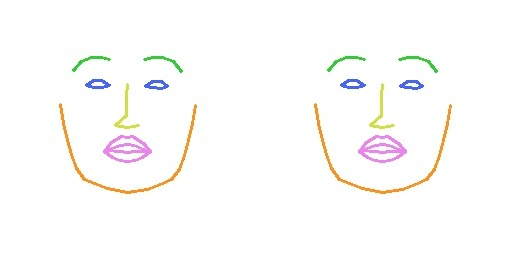
#> input picture pytorch-CycleGAN-and-pix2pix/datasets/face/5_0002/test/102.jpg, 510 x 255 px
$ python beforetest.py --image face/5_0002/test/102.jpg
#> lines starting #> are read from the running program, lines starting #| are printed output that depends on the picture
import os
import numpy as np
import cv2
import argparse

parser = argparse.ArgumentParser('handle with image before test')
parser.add_argument('--image', dest='image_path', type=str)
parser.add_argument('--result', dest='result_path', type=str)
args = parser.parse_args()

if os.path.isfile(args.image_path):
    image = cv2.imread(args.image_path, 1)
#> image is the input picture: shape (255, 510, 3); mean B, G, R 250.1, 251.4, 252.2
    temp = image.copy()
    re = np.concatenate([temp, image], 1)
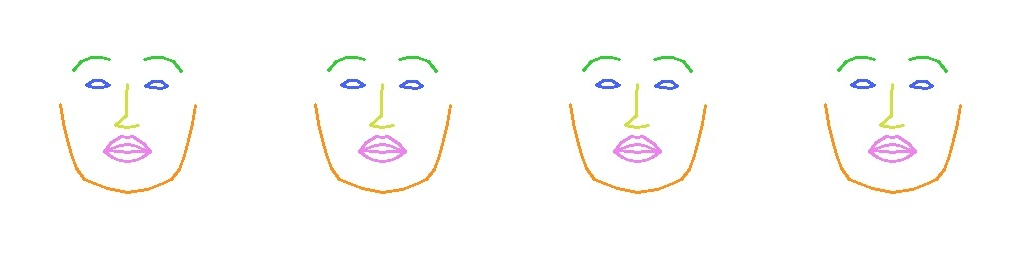
#> re: shape (255, 1020, 3); mean B, G, R 250.1, 251.4, 252.2
    cv2.imwrite(args.result_path, re)
else:
    if os.path.isdir(args.image_path):
        for root, _, files in os.walk(args.image_path):
            for f in files:
                file_name = os.path.join(root, f)
                image = cv2.imread(file_name, 1)
                temp = image.copy()
                re = np.concatenate([temp, image], 1)
                cv2.imwrite(os.path.join(args.result_path, f), re)
    else:
        print("wrong path")
